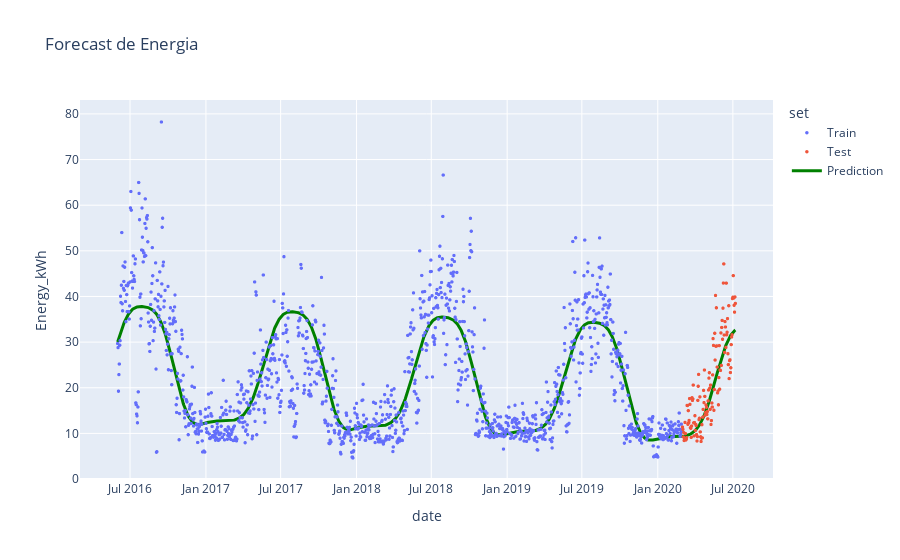

This figure's notebook cell:
### Code cell
# plot
fig = px.scatter(df, x=df.date, y=target, title='Forecast de Energia', color='set')
fig.add_scatter(x=df.date, y=y_pred, mode='lines', name='Prediction', line=dict(color='green', width=3))
fig.update_traces(marker=dict(size=3.5))
fig.show()

### Figure 1 — Plotly figure (JSON) as saved in the notebook; plotly's stock layout.template omitted (floating-point values rounded to 4 significant figures; data arrays with more than 128 entries replaced by an {"elided": "..."} marker saying what was removed)
{"data": [{"hovertemplate": "set=Train<br>date=%{x}<br>Energy_kWh=%{y}<extra></extra>", "legendgroup": "Train", "marker": {"color": "#636efa", "size": 3.5, "symbol": "circle"}, "mode": "markers", "name": "Train", "showlegend": true, "type": "scattergl", "x": {"elided": "1369 str values"}, "xaxis": "x", "y": {"elided": "1369 float values"}, "yaxis": "y"}, {"hovertemplate": "set=Test<br>date=%{x}<br>Energy_kWh=%{y}<extra></extra>", "legendgroup": "Test", "marker": {"color": "#EF553B", "size": 3.5, "symbol": "circle"}, "mode": "markers", "name": "Test", "showlegend": true, "type": "scattergl", "x": {"elided": "129 str values"}, "xaxis": "x", "y": {"elided": "129 float values"}, "yaxis": "y"}, {"line": {"color": "green", "width": 3}, "marker": {"size": 3.5}, "mode": "lines", "name": "Prediction", "type": "scatter", "x": {"elided": "1498 str values"}, "y": {"elided": "1498 float values"}}], "layout": {"legend": {"title": {"text": "set"}, "tracegroupgap": 0}, "title": {"text": "Forecast de Energia"}, "xaxis": {"anchor": "y", "domain": [0, 1], "title": {"text": "date"}}, "yaxis": {"anchor": "x", "domain": [0, 1], "title": {"text": "Energy_kWh"}}}}
